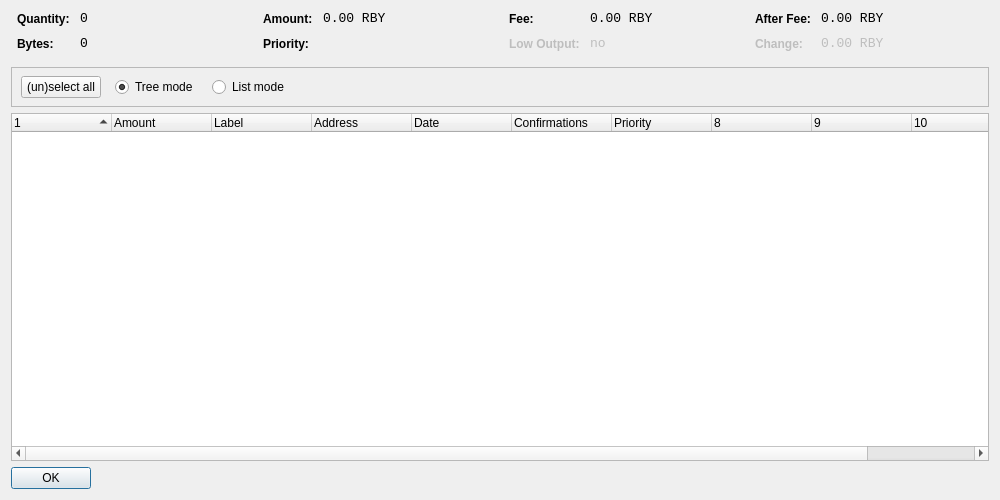
<?xml version="1.0" encoding="UTF-8"?>
<ui version="4.0">
 <class>CoinControlDialog</class>
 <widget class="QDialog" name="CoinControlDialog">
  <property name="geometry">
   <rect>
    <x>0</x>
    <y>0</y>
    <width>1000</width>
    <height>500</height>
   </rect>
  </property>
  <property name="windowTitle">
   <string>Coin Control</string>
  </property>
  <layout class="QVBoxLayout" name="verticalLayout">
   <item>
    <layout class="QHBoxLayout" name="horizontalLayoutTop" stretch="0,0,0,0">
     <property name="topMargin">
      <number>0</number>
     </property>
     <property name="bottomMargin">
      <number>10</number>
     </property>
     <item>
      <layout class="QFormLayout" name="formLayoutCoinControl1">
       <property name="horizontalSpacing">
        <number>10</number>
       </property>
       <property name="verticalSpacing">
        <number>10</number>
       </property>
       <property name="leftMargin">
        <number>6</number>
       </property>
       <property name="rightMargin">
        <number>6</number>
       </property>
       <item row="0" column="0">
        <widget class="QLabel" name="labelCoinControlQuantityText">
         <property name="styleSheet">
          <string notr="true">font-weight:bold;</string>
         </property>
         <property name="text">
          <string>Quantity:</string>
         </property>
        </widget>
       </item>
       <item row="0" column="1">
        <widget class="QLabel" name="labelCoinControlQuantity">
         <property name="font">
          <font>
           <family>Monospace</family>
           <pointsize>10</pointsize>
          </font>
         </property>
         <property name="cursor">
          <cursorShape>IBeamCursor</cursorShape>
         </property>
         <property name="contextMenuPolicy">
          <enum>Qt::ActionsContextMenu</enum>
         </property>
         <property name="text">
          <string notr="true">0</string>
         </property>
         <property name="textInteractionFlags">
          <set>Qt::LinksAccessibleByMouse|Qt::TextSelectableByKeyboard|Qt::TextSelectableByMouse</set>
         </property>
        </widget>
       </item>
       <item row="1" column="0">
        <widget class="QLabel" name="labelCoinControlBytesText">
         <property name="styleSheet">
          <string notr="true">font-weight:bold;</string>
         </property>
         <property name="text">
          <string>Bytes:</string>
         </property>
        </widget>
       </item>
       <item row="1" column="1">
        <widget class="QLabel" name="labelCoinControlBytes">
         <property name="font">
          <font>
           <family>Monospace</family>
           <pointsize>10</pointsize>
          </font>
         </property>
         <property name="cursor">
          <cursorShape>IBeamCursor</cursorShape>
         </property>
         <property name="contextMenuPolicy">
          <enum>Qt::ActionsContextMenu</enum>
         </property>
         <property name="text">
          <string notr="true">0</string>
         </property>
         <property name="textInteractionFlags">
          <set>Qt::LinksAccessibleByMouse|Qt::TextSelectableByKeyboard|Qt::TextSelectableByMouse</set>
         </property>
        </widget>
       </item>
      </layout>
     </item>
     <item>
      <layout class="QFormLayout" name="formLayoutCoinControl2">
       <property name="horizontalSpacing">
        <number>10</number>
       </property>
       <property name="verticalSpacing">
        <number>10</number>
       </property>
       <property name="leftMargin">
        <number>6</number>
       </property>
       <property name="rightMargin">
        <number>6</number>
       </property>
       <item row="0" column="0">
        <widget class="QLabel" name="labelCoinControlAmountText">
         <property name="styleSheet">
          <string notr="true">font-weight:bold;</string>
         </property>
         <property name="text">
          <string>Amount:</string>
         </property>
        </widget>
       </item>
       <item row="0" column="1">
        <widget class="QLabel" name="labelCoinControlAmount">
         <property name="font">
          <font>
           <family>Monospace</family>
           <pointsize>10</pointsize>
          </font>
         </property>
         <property name="cursor">
          <cursorShape>IBeamCursor</cursorShape>
         </property>
         <property name="contextMenuPolicy">
          <enum>Qt::ActionsContextMenu</enum>
         </property>
         <property name="text">
          <string notr="true">0.00 RBY</string>
         </property>
         <property name="textInteractionFlags">
          <set>Qt::LinksAccessibleByMouse|Qt::TextSelectableByKeyboard|Qt::TextSelectableByMouse</set>
         </property>
        </widget>
       </item>
       <item row="1" column="0">
        <widget class="QLabel" name="labelCoinControlPriorityText">
         <property name="styleSheet">
          <string notr="true">font-weight:bold;</string>
         </property>
         <property name="text">
          <string>Priority:</string>
         </property>
        </widget>
       </item>
       <item row="1" column="1">
        <widget class="QLabel" name="labelCoinControlPriority">
         <property name="font">
          <font>
           <family>Monospace</family>
           <pointsize>10</pointsize>
          </font>
         </property>
         <property name="cursor">
          <cursorShape>IBeamCursor</cursorShape>
         </property>
         <property name="contextMenuPolicy">
          <enum>Qt::ActionsContextMenu</enum>
         </property>
         <property name="text">
          <string/>
         </property>
         <property name="textInteractionFlags">
          <set>Qt::LinksAccessibleByMouse|Qt::TextSelectableByKeyboard|Qt::TextSelectableByMouse</set>
         </property>
        </widget>
       </item>
      </layout>
     </item>
     <item>
      <layout class="QFormLayout" name="formLayoutCoinControl3">
       <property name="horizontalSpacing">
        <number>10</number>
       </property>
       <property name="verticalSpacing">
        <number>10</number>
       </property>
       <property name="leftMargin">
        <number>6</number>
       </property>
       <property name="rightMargin">
        <number>6</number>
       </property>
       <item row="0" column="0">
        <widget class="QLabel" name="labelCoinControlFeeText">
         <property name="styleSheet">
          <string notr="true">font-weight:bold;</string>
         </property>
         <property name="text">
          <string>Fee:</string>
         </property>
        </widget>
       </item>
       <item row="0" column="1">
        <widget class="QLabel" name="labelCoinControlFee">
         <property name="font">
          <font>
           <family>Monospace</family>
           <pointsize>10</pointsize>
          </font>
         </property>
         <property name="cursor">
          <cursorShape>IBeamCursor</cursorShape>
         </property>
         <property name="contextMenuPolicy">
          <enum>Qt::ActionsContextMenu</enum>
         </property>
         <property name="text">
          <string notr="true">0.00 RBY</string>
         </property>
         <property name="textInteractionFlags">
          <set>Qt::LinksAccessibleByMouse|Qt::TextSelectableByKeyboard|Qt::TextSelectableByMouse</set>
         </property>
        </widget>
       </item>
       <item row="1" column="0">
        <widget class="QLabel" name="labelCoinControlLowOutputText">
         <property name="enabled">
          <bool>false</bool>
         </property>
         <property name="styleSheet">
          <string notr="true">font-weight:bold;</string>
         </property>
         <property name="text">
          <string>Low Output:</string>
         </property>
        </widget>
       </item>
       <item row="1" column="1">
        <widget class="QLabel" name="labelCoinControlLowOutput">
         <property name="enabled">
          <bool>false</bool>
         </property>
         <property name="font">
          <font>
           <family>Monospace</family>
           <pointsize>10</pointsize>
          </font>
         </property>
         <property name="cursor">
          <cursorShape>IBeamCursor</cursorShape>
         </property>
         <property name="contextMenuPolicy">
          <enum>Qt::ActionsContextMenu</enum>
         </property>
         <property name="text">
          <string notr="true">no</string>
         </property>
         <property name="textInteractionFlags">
          <set>Qt::LinksAccessibleByMouse|Qt::TextSelectableByKeyboard|Qt::TextSelectableByMouse</set>
         </property>
        </widget>
       </item>
      </layout>
     </item>
     <item>
      <layout class="QFormLayout" name="formLayoutCoinControl4">
       <property name="horizontalSpacing">
        <number>10</number>
       </property>
       <property name="verticalSpacing">
        <number>10</number>
       </property>
       <property name="leftMargin">
        <number>6</number>
       </property>
       <property name="rightMargin">
        <number>6</number>
       </property>
       <item row="0" column="0">
        <widget class="QLabel" name="labelCoinControlAfterFeeText">
         <property name="styleSheet">
          <string notr="true">font-weight:bold;</string>
         </property>
         <property name="text">
          <string>After Fee:</string>
         </property>
        </widget>
       </item>
       <item row="0" column="1">
        <widget class="QLabel" name="labelCoinControlAfterFee">
         <property name="font">
          <font>
           <family>Monospace</family>
           <pointsize>10</pointsize>
          </font>
         </property>
         <property name="cursor">
          <cursorShape>IBeamCursor</cursorShape>
         </property>
         <property name="contextMenuPolicy">
          <enum>Qt::ActionsContextMenu</enum>
         </property>
         <property name="text">
          <string notr="true">0.00 RBY</string>
         </property>
         <property name="textInteractionFlags">
          <set>Qt::LinksAccessibleByMouse|Qt::TextSelectableByKeyboard|Qt::TextSelectableByMouse</set>
         </property>
        </widget>
       </item>
       <item row="1" column="0">
        <widget class="QLabel" name="labelCoinControlChangeText">
         <property name="enabled">
          <bool>false</bool>
         </property>
         <property name="styleSheet">
          <string notr="true">font-weight:bold;</string>
         </property>
         <property name="text">
          <string>Change:</string>
         </property>
        </widget>
       </item>
       <item row="1" column="1">
        <widget class="QLabel" name="labelCoinControlChange">
         <property name="enabled">
          <bool>false</bool>
         </property>
         <property name="font">
          <font>
           <family>Monospace</family>
           <pointsize>10</pointsize>
          </font>
         </property>
         <property name="cursor">
          <cursorShape>IBeamCursor</cursorShape>
         </property>
         <property name="contextMenuPolicy">
          <enum>Qt::ActionsContextMenu</enum>
         </property>
         <property name="text">
          <string notr="true">0.00 RBY</string>
         </property>
         <property name="textInteractionFlags">
          <set>Qt::LinksAccessibleByMouse|Qt::TextSelectableByKeyboard|Qt::TextSelectableByMouse</set>
         </property>
        </widget>
       </item>
      </layout>
     </item>
    </layout>
   </item>
   <item>
    <widget class="QFrame" name="frame">
     <property name="minimumSize">
      <size>
       <width>0</width>
       <height>40</height>
      </size>
     </property>
     <property name="frameShape">
      <enum>QFrame::StyledPanel</enum>
     </property>
     <property name="frameShadow">
      <enum>QFrame::Sunken</enum>
     </property>
     <widget class="QWidget" name="horizontalLayoutWidget">
      <property name="geometry">
       <rect>
        <x>10</x>
        <y>0</y>
        <width>781</width>
        <height>41</height>
       </rect>
      </property>
      <layout class="QHBoxLayout" name="horizontalLayoutPanel" stretch="0,0,0,0,0">
       <property name="spacing">
        <number>14</number>
       </property>
       <item>
        <widget class="QPushButton" name="pushButtonSelectAll">
         <property name="sizePolicy">
          <sizepolicy hsizetype="Maximum" vsizetype="Fixed">
           <horstretch>0</horstretch>
           <verstretch>0</verstretch>
          </sizepolicy>
         </property>
         <property name="text">
          <string>(un)select all</string>
         </property>
        </widget>
       </item>
       <item>
        <widget class="QRadioButton" name="radioTreeMode">
         <property name="sizePolicy">
          <sizepolicy hsizetype="Maximum" vsizetype="Fixed">
           <horstretch>0</horstretch>
           <verstretch>0</verstretch>
          </sizepolicy>
         </property>
         <property name="text">
          <string>Tree mode</string>
         </property>
         <property name="checked">
          <bool>true</bool>
         </property>
        </widget>
       </item>
       <item>
        <widget class="QRadioButton" name="radioListMode">
         <property name="sizePolicy">
          <sizepolicy hsizetype="Maximum" vsizetype="Fixed">
           <horstretch>0</horstretch>
           <verstretch>0</verstretch>
          </sizepolicy>
         </property>
         <property name="text">
          <string>List mode</string>
         </property>
        </widget>
       </item>
       <item>
        <spacer name="horizontalSpacer">
         <property name="orientation">
          <enum>Qt::Horizontal</enum>
         </property>
         <property name="sizeHint" stdset="0">
          <size>
           <width>40</width>
           <height>20</height>
          </size>
         </property>
        </spacer>
       </item>
      </layout>
     </widget>
    </widget>
   </item>
   <item>
    <widget class="CoinControlTreeWidget" name="treeWidget">
     <property name="contextMenuPolicy">
      <enum>Qt::CustomContextMenu</enum>
     </property>
     <property name="sortingEnabled">
      <bool>false</bool>
     </property>
     <property name="columnCount">
      <number>11</number>
     </property>
     <attribute name="headerShowSortIndicator" stdset="0">
      <bool>true</bool>
     </attribute>
     <attribute name="headerStretchLastSection">
      <bool>false</bool>
     </attribute>
     <column>
      <property name="text">
       <string/>
      </property>
     </column>
     <column>
      <property name="text">
       <string>Amount</string>
      </property>
     </column>
     <column>
      <property name="text">
       <string>Label</string>
      </property>
     </column>
     <column>
      <property name="text">
       <string>Address</string>
      </property>
     </column>
     <column>
      <property name="text">
       <string>Date</string>
      </property>
     </column>
     <column>
      <property name="text">
       <string>Confirmations</string>
      </property>
      <property name="toolTip">
       <string>Confirmed</string>
      </property>
     </column>
     <column>
      <property name="text">
       <string>Priority</string>
      </property>
     </column>
     <column>
      <property name="text">
       <string/>
      </property>
     </column>
     <column>
      <property name="text">
       <string/>
      </property>
     </column>
     <column>
      <property name="text">
       <string/>
      </property>
     </column>
     <column>
      <property name="text">
       <string/>
      </property>
     </column>
    </widget>
   </item>
   <item>
    <widget class="QDialogButtonBox" name="buttonBox">
     <property name="sizePolicy">
      <sizepolicy hsizetype="Maximum" vsizetype="Fixed">
       <horstretch>0</horstretch>
       <verstretch>0</verstretch>
      </sizepolicy>
     </property>
     <property name="orientation">
      <enum>Qt::Horizontal</enum>
     </property>
     <property name="standardButtons">
      <set>QDialogButtonBox::Ok</set>
     </property>
    </widget>
   </item>
  </layout>
 </widget>
 <customwidgets>
  <customwidget>
   <class>CoinControlTreeWidget</class>
   <extends>QTreeWidget</extends>
   <header>coincontroltreewidget.h</header>
  </customwidget>
 </customwidgets>
 <resources/>
 <connections/>
</ui>
